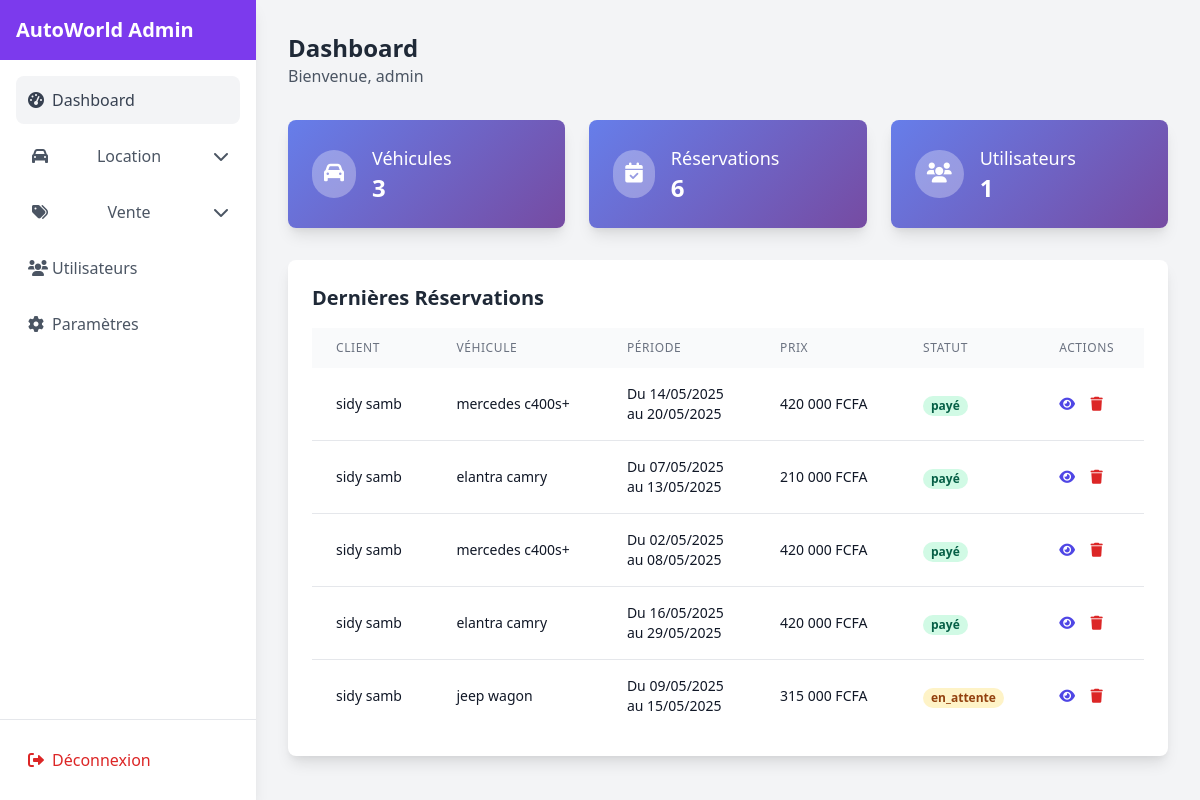
Screenshot of /admin/dashboard.php (signed in) with the database file from the repository.
### tables this page shows
CREATE TABLE IF NOT EXISTS `reservations` (
  `id` int NOT NULL AUTO_INCREMENT,
  `user_id` int NOT NULL,
  `vehicule_id` int NOT NULL,
  `date_debut` date NOT NULL,
  `date_fin` date NOT NULL,
  `prix_total` decimal(10,2) NOT NULL,
  `mode_paiement` enum('cash','online') NOT NULL,
  `statut` enum('en_attente','payé','annulé') NOT NULL DEFAULT 'en_attente',
  `transaction_id` varchar(255) DEFAULT NULL,
  `date_creation` timestamp NULL DEFAULT CURRENT_TIMESTAMP,
  PRIMARY KEY (`id`),
  KEY `user_id` (`user_id`),
  KEY `vehicule_id` (`vehicule_id`)
);

CREATE TABLE IF NOT EXISTS `users` (
  `id` int NOT NULL AUTO_INCREMENT,
  `nom` varchar(255) NOT NULL,
  `email` varchar(255) NOT NULL,
  `numero` varchar(20) DEFAULT NULL,
  `adresse` text,
  `mot_de_passe` varchar(255) NOT NULL,
  `created_at` timestamp NULL DEFAULT CURRENT_TIMESTAMP,
  PRIMARY KEY (`id`),
  UNIQUE KEY `email` (`email`)
);

CREATE TABLE IF NOT EXISTS `louer` (
  `id` int NOT NULL AUTO_INCREMENT,
  `marque` varchar(100) NOT NULL,
  `modele` varchar(100) NOT NULL,
  `prix_jour` decimal(10,2) NOT NULL,
  `disponibilite` tinyint(1) DEFAULT '1',
  `annee` int NOT NULL,
  `categorie` varchar(50) NOT NULL,
  `image_url` varchar(255) DEFAULT NULL,
  `disponible` tinyint(1) NOT NULL DEFAULT '1',
  `created_at` timestamp NULL DEFAULT CURRENT_TIMESTAMP,
  PRIMARY KEY (`id`)
);

### admin/dashboard.php (the view, shortened to what this page needs)
<?php
require_once 'cnx.php';
$vehicules = 0;
$reservations = 0;
$users = 0;
$recent_reservations = [];
try {
    $stmt = $conn->query("SELECT COUNT(*) as total FROM louer");
    $vehicules = $stmt->fetch(PDO::FETCH_ASSOC)['total'];
    $stmt = $conn->query("SELECT COUNT(*) as total FROM reservations");
    $reservations = $stmt->fetch(PDO::FETCH_ASSOC)['total'];
    $stmt = $conn->query("SELECT COUNT(*) as total FROM users");
    $users = $stmt->fetch(PDO::FETCH_ASSOC)['total'];
    $stmt = $conn->query("SELECT r.*, u.nom as user_nom, l.marque, l.modele, r.prix_total, r.statut,
                         DATE_FORMAT(r.date_debut, '%d/%m/%Y') as date_debut_fr,
                         DATE_FORMAT(r.date_fin, '%d/%m/%Y') as date_fin_fr
                         FROM reservations r
                         JOIN users u ON r.user_id = u.id
                         JOIN louer l ON r.vehicule_id = l.id
                         ORDER BY r.date_creation DESC LIMIT 5");
    $recent_reservations = $stmt->fetchAll(PDO::FETCH_ASSOC) ?: [];
} catch(PDOException $e) {
    $error = "Erreur de base de données: " . $e->getMessage();
}
?>
<!DOCTYPE html>
<html lang="fr">
<head>
    <link href="https://cdn.jsdelivr.net/npm/tailwindcss@2.2.19/dist/tailwind.min.css" rel="stylesheet">
    <link rel="stylesheet" href="https://cdnjs.cloudflare.com/ajax/libs/font-awesome/6.0.0/css/all.min.css">
</head>
<body class="bg-gray-100">
    <div class="fixed inset-y-0 left-0 w-64 bg-white shadow-lg">
        <div class="flex flex-col h-full">
            <div class="p-4 bg-purple-600">
                <h2 class="text-white text-xl font-bold">AutoWorld Admin</h2>
            </div>
            <nav class="flex-1 p-4 space-y-2">
                <a href="dashboard.php" class="flex items-center p-3 text-gray-700 bg-gray-100 rounded-lg">
                    <i class="fas fa-tachometer-alt w-6"></i>
                    <span>Dashboard</span>
                </a>
                <div class="relative dropdown-menu">
                    <button class="w-full flex items-center p-3 text-gray-600 hover:bg-gray-100 rounded-lg dropdown-toggle">
                        <i class="fas fa-car w-6"></i>
                        <span class="flex-1">Location</span>
                        <i class="fas fa-chevron-down ml-2 transition-transform duration-200"></i>
                    </button>
                </div>
                <div class="relative dropdown-menu">
                    <button class="w-full flex items-center p-3 text-gray-600 hover:bg-gray-100 rounded-lg dropdown-toggle">
                        <i class="fas fa-tags w-6"></i>
                        <span class="flex-1">Vente</span>
                        <i class="fas fa-chevron-down ml-2 transition-transform duration-200"></i>
                    </button>
                </div>
                <a href="users.php" class="flex items-center p-3 text-gray-600 hover:bg-gray-100 rounded-lg">
                    <i class="fas fa-users w-6"></i>
                    <span>Utilisateurs</span>
                </a>
                <a href="settings.php" class="flex items-center p-3 text-gray-600 hover:bg-gray-100 rounded-lg">
                    <i class="fas fa-cog w-6"></i>
                    <span>Paramètres</span>
                </a>
            </nav>
            <div class="p-4 border-t">
                <a href="logout.php" class="flex items-center p-3 text-red-600 hover:bg-red-50 rounded-lg">
                    <i class="fas fa-sign-out-alt w-6"></i>
                    <span>Déconnexion</span>
                </a>
            </div>
        </div>
    </div>
    <div class="ml-64 p-8">
        <div class="flex justify-between items-center mb-8">
            <div>
                <h1 class="text-2xl font-bold text-gray-800">Dashboard</h1>
                <p class="text-gray-600">Bienvenue, <?php echo htmlspecialchars($_SESSION['admin_nom']); ?></p>
            </div>
        </div>
        <div class="grid grid-cols-1 md:grid-cols-3 gap-6 mb-8">
            <div class="gradient-card rounded-lg shadow-lg p-6">
                <div class="flex items-center">
                    <div class="p-3 bg-white bg-opacity-30 rounded-full">
                        <i class="fas fa-car text-white text-xl"></i>
                    </div>
                    <div class="ml-4">
                        <h3 class="text-white text-lg">Véhicules</h3>
                        <p class="text-white text-2xl font-bold"><?php echo $vehicules; ?></p>
                    </div>
                </div>
            </div>
            <div class="gradient-card rounded-lg shadow-lg p-6">
                <div class="flex items-center">
                    <div class="p-3 bg-white bg-opacity-30 rounded-full">
                        <i class="fas fa-calendar-check text-white text-xl"></i>
                    </div>
                    <div class="ml-4">
                        <h3 class="text-white text-lg">Réservations</h3>
                        <p class="text-white text-2xl font-bold"><?php echo $reservations; ?></p>
                    </div>
                </div>
            </div>
            <div class="gradient-card rounded-lg shadow-lg p-6">
                <div class="flex items-center">
                    <div class="p-3 bg-white bg-opacity-30 rounded-full">
                        <i class="fas fa-users text-white text-xl"></i>
                    </div>
                    <div class="ml-4">
                        <h3 class="text-white text-lg">Utilisateurs</h3>
                        <p class="text-white text-2xl font-bold"><?php echo $users; ?></p>
                    </div>
                </div>
            </div>
        </div>
        <div class="bg-white rounded-lg shadow-lg p-6">
            <h2 class="text-xl font-bold text-gray-800 mb-4">Dernières Réservations</h2>
            <div class="overflow-x-auto">
                <table class="w-full">
                    <thead>
                        <tr class="bg-gray-50">
                            <th class="px-6 py-3 text-left text-xs font-medium text-gray-500 uppercase tracking-wider">Client</th>
                            <th class="px-6 py-3 text-left text-xs font-medium text-gray-500 uppercase tracking-wider">Véhicule</th>
                            <th class="px-6 py-3 text-left text-xs font-medium text-gray-500 uppercase tracking-wider">Période</th>
                            <th class="px-6 py-3 text-left text-xs font-medium text-gray-500 uppercase tracking-wider">Prix</th>
                            <th class="px-6 py-3 text-left text-xs font-medium text-gray-500 uppercase tracking-wider">Statut</th>
                            <th class="px-6 py-3 text-left text-xs font-medium text-gray-500 uppercase tracking-wider">Actions</th>
                        </tr>
                    </thead>
                    <tbody class="bg-white divide-y divide-gray-200">
                        <?php if (empty($recent_reservations)): ?>
                        <tr>
                            <td colspan="6" class="px-6 py-4 text-center text-gray-500">Aucune réservation trouvée</td>
                        </tr>
                        <?php else: ?>
                        <?php foreach ($recent_reservations as $reservation): ?>
                        <tr class="hover:bg-gray-50">
                            <td class="px-6 py-4 whitespace-nowrap">
                                <div class="text-sm font-medium text-gray-900"><?php echo htmlspecialchars($reservation['user_nom']); ?></div>
                            </td>
                            <td class="px-6 py-4 whitespace-nowrap">
                                <div class="text-sm text-gray-900"><?php echo htmlspecialchars($reservation['marque'] . ' ' . $reservation['modele']); ?></div>
                            </td>
                            <td class="px-6 py-4 whitespace-nowrap">
                                <div class="text-sm text-gray-900">
                                    Du <?php echo $reservation['date_debut_fr']; ?><br>
                                    au <?php echo $reservation['date_fin_fr']; ?>
                                </div>
                            </td>
                            <td class="px-6 py-4 whitespace-nowrap">
                                <div class="text-sm font-medium text-gray-900">
                                    <?php echo number_format($reservation['prix_total'], 0, ',', ' '); ?> FCFA
                                </div>
                            </td>
                            <td class="px-6 py-4 whitespace-nowrap">
                                <?php
                                $statusClass = [
                                    'en_attente' => 'bg-yellow-100 text-yellow-800',
                                    'payé' => 'bg-green-100 text-green-800',
                                    'annulé' => 'bg-red-100 text-red-800'
                                ][$reservation['statut']];
                                ?>
                                <span class="px-2 inline-flex text-xs leading-5 font-semibold rounded-full <?php echo $statusClass; ?>">
                                    <?php echo htmlspecialchars($reservation['statut']); ?>
                                </span>
                            </td>
                            <td class="px-6 py-4 whitespace-nowrap text-sm font-medium">
                                <a href="reservation-details.php?id=<?php echo $reservation['id']; ?>" class="text-indigo-600 hover:text-indigo-900 mr-3">
                                    <i class="fas fa-eye"></i>
                                </a>
                                <a href="#" onclick="confirmDelete(<?php echo $reservation['id']; ?>)" class="text-red-600 hover:text-red-900">
                                    <i class="fas fa-trash"></i>
                                </a>
                            </td>
                        </tr>
                        <?php endforeach; ?>
                        <?php endif; ?>
                    </tbody>
                </table>
            </div>
        </div>
    </div>
</body>
</html>

### admin/dashboard.php (style rules this page uses)
.gradient-card { background: linear-gradient(135deg, #667eea 0%, #764ba2 100%); }

### rows the page displays
reservations: user.nom "sidy samb", louer.marque+modele "mercedes c400s+", date_debut_fr "14/05/2025", date_fin_fr "20/05/2025", prix_total "420 000", statut "payé"
reservations: user.nom "sidy samb", louer.marque+modele "elantra camry", date_debut_fr "07/05/2025", date_fin_fr "13/05/2025", prix_total "210 000", statut "payé"
reservations: user.nom "sidy samb", louer.marque+modele "mercedes c400s+", date_debut_fr "02/05/2025", date_fin_fr "08/05/2025", prix_total "420 000", statut "payé"
reservations: user.nom "sidy samb", louer.marque+modele "elantra camry", date_debut_fr "16/05/2025", date_fin_fr "29/05/2025", prix_total "420 000", statut "payé"
reservations: user.nom "sidy samb", louer.marque+modele "jeep wagon", date_debut_fr "09/05/2025", date_fin_fr "15/05/2025", prix_total "315 000", statut "en_attente"

### other values shown
$_SESSION['admin_nom'] "admin"
$vehicules "3"
$reservations "6"
$users "1"
